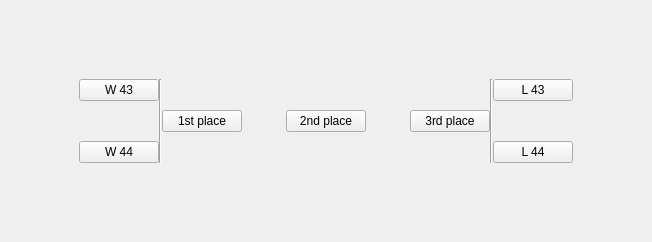
     <widget class="QWidget" name="tab">
      <attribute name="title">
       <string>Final</string>
      </attribute>
      <layout class="QHBoxLayout" name="horizontalLayout_22">
       <item>
        <layout class="QHBoxLayout" name="horizontalLayout_21">
         <item>
          <spacer name="horizontalSpacer_10">
           <property name="orientation">
            <enum>Qt::Horizontal</enum>
           </property>
           <property name="sizeHint" stdset="0">
            <size>
             <width>68</width>
             <height>20</height>
            </size>
           </property>
          </spacer>
         </item>
         <item>
          <layout class="QVBoxLayout" name="verticalLayout_7">
           <item>
            <spacer name="verticalSpacer_3">
             <property name="orientation">
              <enum>Qt::Vertical</enum>
             </property>
             <property name="sizeHint" stdset="0">
              <size>
               <width>20</width>
               <height>68</height>
              </size>
             </property>
            </spacer>
           </item>
           <item>
            <layout class="QHBoxLayout" name="horizontalLayout_20">
             <item>
              <layout class="QHBoxLayout" name="horizontalLayout_18">
               <property name="spacing">
                <number>0</number>
               </property>
               <item>
                <layout class="QHBoxLayout" name="horizontalLayout_16">
                 <property name="spacing">
                  <number>0</number>
                 </property>
                 <item>
                  <layout class="QVBoxLayout" name="verticalLayout">
                   <item>
                    <widget class="QPushButton" name="pushButton">
                     <property name="text">
                      <string>W 43</string>
                     </property>
                    </widget>
                   </item>
                   <item>
                    <spacer name="verticalSpacer">
                     <property name="orientation">
                      <enum>Qt::Vertical</enum>
                     </property>
                     <property name="sizeHint" stdset="0">
                      <size>
                       <width>20</width>
                       <height>40</height>
                      </size>
                     </property>
                    </spacer>
                   </item>
                   <item>
                    <widget class="QPushButton" name="pushButton_2">
                     <property name="text">
                      <string>W 44</string>
                     </property>
                    </widget>
                   </item>
                  </layout>
                 </item>
                 <item>
                  <widget class="Line" name="line_101">
                   <property name="orientation">
                    <enum>Qt::Vertical</enum>
                   </property>
                  </widget>
                 </item>
                </layout>
               </item>
               <item>
                <widget class="QPushButton" name="pushButton_3">
                 <property name="text">
                  <string>1st place</string>
                 </property>
                </widget>
               </item>
              </layout>
             </item>
             <item>
              <spacer name="horizontalSpacer">
               <property name="orientation">
                <enum>Qt::Horizontal</enum>
               </property>
               <property name="sizeHint" stdset="0">
                <size>
                 <width>38</width>
                 <height>20</height>
                </size>
               </property>
              </spacer>
             </item>
             <item>
              <widget class="QPushButton" name="pushButton_19">
               <property name="text">
                <string>2nd place</string>
               </property>
              </widget>
             </item>
             <item>
              <spacer name="horizontalSpacer_6">
               <property name="orientation">
                <enum>Qt::Horizontal</enum>
               </property>
               <property name="sizeHint" stdset="0">
                <size>
                 <width>38</width>
                 <height>20</height>
                </size>
               </property>
              </spacer>
             </item>
             <item>
              <layout class="QHBoxLayout" name="horizontalLayout_19">
               <property name="spacing">
                <number>0</number>
               </property>
               <item>
                <widget class="QPushButton" name="pushButton_4">
                 <property name="text">
                  <string>3rd place</string>
                 </property>
                </widget>
               </item>
               <item>
                <layout class="QHBoxLayout" name="horizontalLayout_17">
                 <property name="spacing">
                  <number>0</number>
                 </property>
                 <item>
                  <widget class="Line" name="line_102">
                   <property name="orientation">
                    <enum>Qt::Vertical</enum>
                   </property>
                  </widget>
                 </item>
                 <item>
                  <layout class="QVBoxLayout" name="verticalLayout_6">
                   <item>
                    <widget class="QPushButton" name="pushButton_17">
                     <property name="text">
                      <string>L 43</string>
                     </property>
                    </widget>
                   </item>
                   <item>
                    <spacer name="verticalSpacer_2">
                     <property name="orientation">
                      <enum>Qt::Vertical</enum>
                     </property>
                     <property name="sizeHint" stdset="0">
                      <size>
                       <width>20</width>
                       <height>40</height>
                      </size>
                     </property>
                    </spacer>
                   </item>
                   <item>
                    <widget class="QPushButton" name="pushButton_18">
                     <property name="text">
                      <string>L 44</string>
                     </property>
                    </widget>
                   </item>
                  </layout>
                 </item>
                </layout>
               </item>
              </layout>
             </item>
            </layout>
           </item>
           <item>
            <spacer name="verticalSpacer_4">
             <property name="orientation">
              <enum>Qt::Vertical</enum>
             </property>
             <property name="sizeHint" stdset="0">
              <size>
               <width>20</width>
               <height>68</height>
              </size>
             </property>
            </spacer>
           </item>
          </layout>
         </item>
         <item>
          <spacer name="horizontalSpacer_8">
           <property name="orientation">
            <enum>Qt::Horizontal</enum>
           </property>
           <property name="sizeHint" stdset="0">
            <size>
             <width>68</width>
             <height>20</height>
            </size>
           </property>
          </spacer>
         </item>
        </layout>
       </item>
      </layout>
     </widget>
